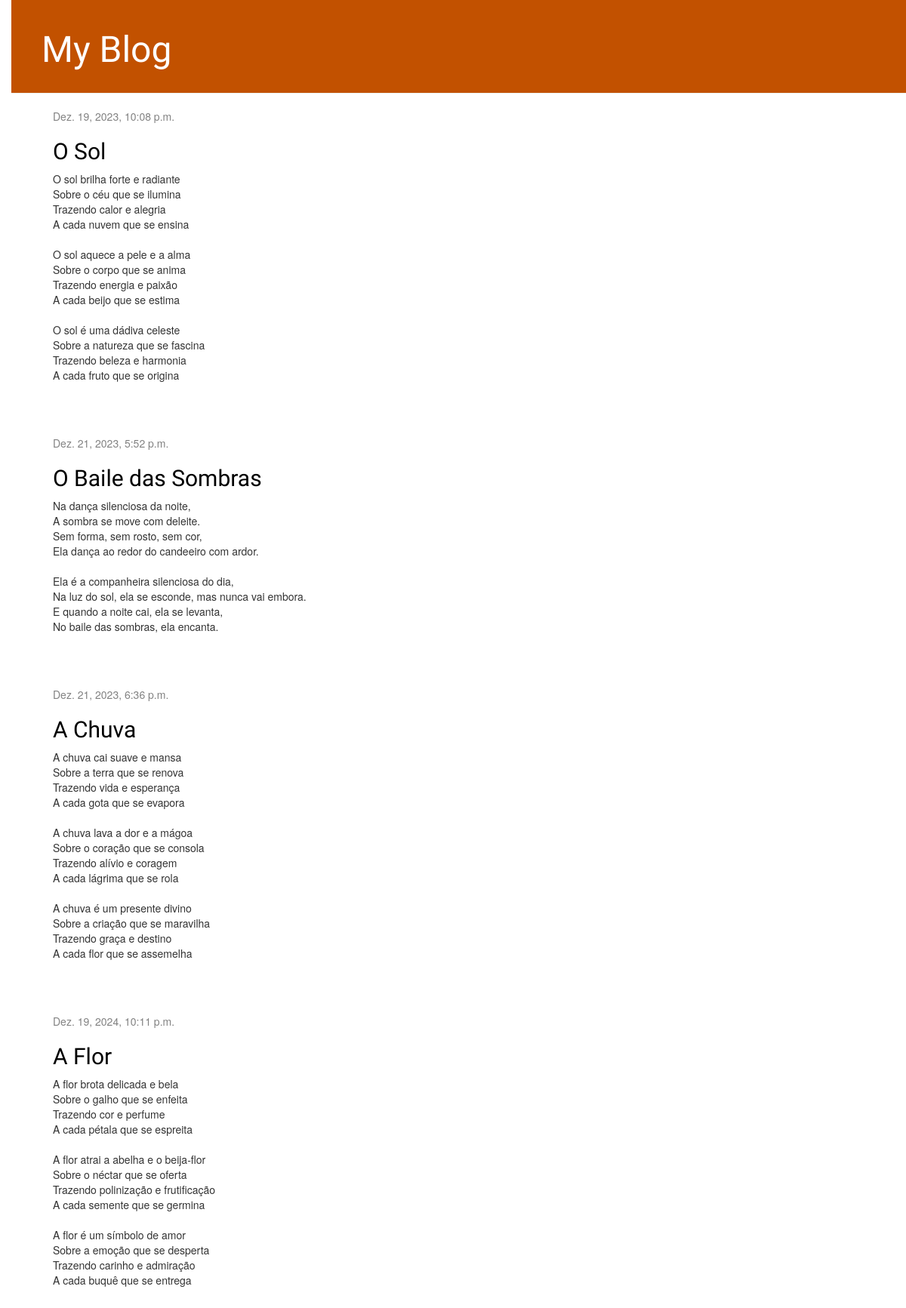
The page / on the database its author committed.
### model/models.py (models this page shows, shortened)
class Post(models.Model):
    author = models.ForeignKey(settings.AUTH_USER_MODEL, on_delete=models.CASCADE)
    title = models.CharField(max_length=200)
    text = models.TextField()
    created_date = models.DateTimeField(default=timezone.now)
    published_date = models.DateTimeField(blank=True, null=True)

### model/views.py (the view)
# urls.py: path('', views.post_list, name='post_list'),
def post_list(request):
  posts = Post.objects.filter(published_date__lte=timezone.now()).order_by('published_date')
  return render(request, 'blog/post_list.html', {'posts':posts})

### model/templates/blog/post_list.html
{% extends 'blog/base.html' %}
{% block content %}
    {% for post in posts %}
        <div class="post">
            <div class="date">
                {{ post.published_date }}
            </div>
          <h2><a href="{% url 'post_detail' pk=post.pk %}">{{ post.title }}</a></h2>
            <p>{{ post.text|linebreaksbr }}</p>
        </div>
    {% endfor %}
{% endblock %}

### model/templates/blog/base.html (shortened to what this page needs)
{% load static %}
<html>
    <head>
        <link rel="stylesheet" href="//maxcdn.bootstrapcdn.com/bootstrap/3.2.0/css/bootstrap.min.css">
        <link rel="stylesheet" href="//maxcdn.bootstrapcdn.com/bootstrap/3.2.0/css/bootstrap-theme.min.css">
        <link rel="stylesheet" href="{% static 'css/blog.css' %}">
    </head>
    <body>
        <div class="page-header">
            <h1><a href="/">My Blog</a></h1>
        </div>
        <div class="content container">
            <div class="row">
                <div class="col-md-8">
                {% block content %}
                {% endblock %}
                </div>
            </div>
        </div>
    </body>
</html>

### model/static/css/blog.css (style rules this page uses)
h1 a, h2 a { color: #C25100; font-family: 'Lobster'; }
body { padding-left: 15px; }
.page-header { background-color: #C25100; margin-top: 0; padding: 20px 20px 20px 40px; }
.page-header h1, .page-header h1 a, .page-header h1 a:visited, .page-header h1 a:active { color: #ffffff; font-size: 36pt; text-decoration: none; }
.content { margin-left: 40px; }
h1, h2, h3, h4 { font-family: 'Lobster', cursive; }
.date { color: #828282; }
.post { margin-bottom: 70px; }
.post h2 a, .post h2 a:visited { color: #000000; }

### rows shown on the page
Post: published_date "Dez. 19, 2023, 10:08 p.m.", title "O Sol", text "O sol brilha forte e radiante Sobre o céu que se ilumina Trazendo calor e alegria A cada nuvem que se ensina O sol aquece a pele e a alma Sobre o corpo que se anima Trazendo energia e paixão A cada beijo que se estima O sol é uma dádiva celeste Sobre a natureza que se fascina Trazendo beleza e harmonia A cada fruto que se origina"
Post: published_date "Dez. 21, 2023, 5:52 p.m.", title "O Baile das Sombras", text "Na dança silenciosa da noite, A sombra se move com deleite. Sem forma, sem rosto, sem cor, Ela dança ao redor do candeeiro com ardor. Ela é a companheira silenciosa do dia, Na luz do sol, ela se esconde, mas nunca vai embora. E quando a noite cai, ela se levanta, No baile das sombras, ela encanta."
Post: published_date "Dez. 21, 2023, 6:36 p.m.", title "A Chuva", text "A chuva cai suave e mansa Sobre a terra que se renova Trazendo vida e esperança A cada gota que se evapora A chuva lava a dor e a mágoa Sobre o coração que se consola Trazendo alívio e coragem A cada lágrima que se rola A chuva é um presente divino Sobre a criação que se maravilha Trazendo graça e destino A cada flor que se assemelha"
Post: published_date "Dez. 19, 2024, 10:11 p.m.", title "A Flor", text "A flor brota delicada e bela Sobre o galho que se enfeita Trazendo cor e perfume A cada pétala que se espreita A flor atrai a abelha e o beija-flor Sobre o néctar que se oferta Trazendo polinização e frutificação A cada semente que se germina A flor é um símbolo de amor Sobre a emoção que se desperta Trazendo carinho e admiração A cada buquê que se entrega"
